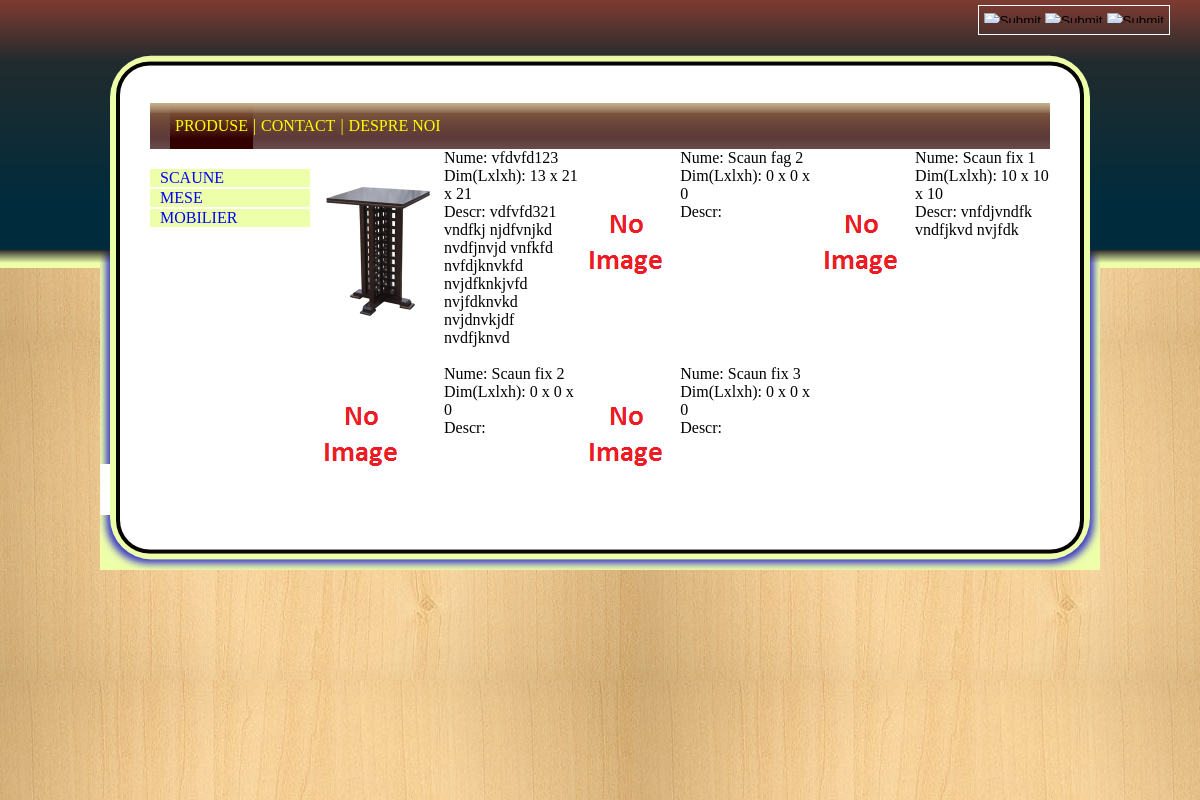
The page / on the database its author committed.
### tables this page shows
CREATE TABLE IF NOT EXISTS `languages` (
  `id` int(11) NOT NULL AUTO_INCREMENT,
  `language` varchar(20) NOT NULL,
  `active` int(11) NOT NULL,
  PRIMARY KEY (`id`)
);

CREATE TABLE IF NOT EXISTS `menus` (
  `id` int(11) NOT NULL AUTO_INCREMENT,
  `name` varchar(20) NOT NULL,
  `position` int(11) NOT NULL,
  `parent` int(11) DEFAULT NULL,
  `state` int(11) NOT NULL,
  PRIMARY KEY (`id`)
);

CREATE TABLE IF NOT EXISTS `products` (
  `id` int(11) NOT NULL AUTO_INCREMENT,
  `menu` int(11) NOT NULL,
  `name` varchar(100) NOT NULL,
  `length` varchar(50) DEFAULT NULL,
  `width` varchar(50) DEFAULT NULL,
  `height` varchar(50) DEFAULT NULL,
  `shortDescr` varchar(200) DEFAULT NULL,
  PRIMARY KEY (`id`)
);

### utils/db_connect.php (called while the page is built, shortened)
<?php
function executeSelect($query) {
	global $con;
	$result = array();
	$sql = mysqli_query($con, $query);
	while($res = mysqli_fetch_assoc($sql)) {
		array_push($result, $res);
	}
	return $result;
}
?>

### listProducts.php (the view, shortened to what this page needs)
<?php
function listProducts($menuId, $languageId) {
	$products = array();
	$products = addProducts($menuId, $languageId, $products);
	if (count($products) > 0) {
?>
<table>
	<tr>
<?php
		$contor = 0;
		foreach ($products as $product) {
			$producLangs = executeSelect("SELECT * FROM product_langs WHERE product = " . $product['id'] . " AND language = $languageId");
			if (isset($producLangs['0'])) {
				$product['name'] = $producLangs['0']['name'];
				$product['shortDescr'] = $producLangs['0']['shortDescr'];
			}
			$filename = "images/".$product['id']. "_150_150.jpg";
			if (!file_exists($filename)) {
				$filename = "images/blank.jpg";
			}
?>
		<td ><img src="<?php echo $filename; ?>" onclick="javascript:submitProductForm('<?php echo $product['id'];?>')"> </td>
		<td style="vertical-align:top; width: 300px">
			Nume: <?php echo $product['name'];?><br/>
			Dim(Lxlxh): <?php echo $product['length'] . ' x ' . $product['width'] . ' x ' . $product['height'];?><br/>
			Descr: <?php echo $product['shortDescr'];?></td>
<?php
			$contor++;
			if ($contor % 3 == 0) {
?>
	</tr>
	<tr>
		<td>&nbsp;
		</td>
	</tr>
	<tr>
<?php
			}
		}
?>
	</tr>
</table>
<?php
	}
}
function addProducts($menuId, $languageId, $array) {
	$childMenus = executeSelect("SELECT * FROM menus WHERE parent = $menuId AND state > 0 ORDER BY position, id");
	$products = executeSelect("SELECT * FROM products WHERE menu = $menuId");
	if (count($products) > 0) {
		$index = count($array);
		foreach ($products as $product) {
			$producLangs = executeSelect("SELECT * FROM product_langs WHERE product = " . $product['id'] . " AND language = $languageId");
			if (isset($producLangs['0'])) {
				$product['name'] = $producLangs['0']['name'];
				$product['shortDescr'] = $producLangs['0']['shortDescr'];
			}
			$array["'" . $index . "'"] = $product;
			$index++;
		}
	} else {
		foreach ($childMenus as $childMenu) {
			$array = addProducts($childMenu['id'], $languageId, $array);
		}
	}
	return $array;
}
?>
<?php
if ($productId != null) {
	listProduct($productId, $languageId);
} else {
	listProducts($menuId, $languageId);
}
?>

### index.php (shortened to what this page needs)
<?php
require_once 'utils/db_connect.php';
?>
<!DOCTYPE HTML PUBLIC "-//W3C//DTD HTML 4.01 Transitional//EN"
	"http://www.w3.org/TR/html4/loose.dtd">
<html>
<head>
</head>
<body>
<?php
$menuId = 1;
$productId = null;
$languageId = 1;
?>
<div class="header">
	<?php
	require_once 'language.php';
	?>
<div class="main">
	<div class="spacer">&nbsp;</div>
	<div class="content">
		<table style="height:100%">
			<tr>
				<td style="background-image: url('images/slice/rect5205.png'); background-repeat: repeat-y; background-position: right; vertical-align: top;width: 50px; height: 100%">
					<input type="image" src="images/slice/rect5207.png" />
					<input type="image" src="images/slice/rect5207_new.png" />
				</td>
				<td rowspan="2" style="width: 900px">
					<table style="height: 100%;">
						<tr>
							<td style="width: 100%; background-image: url('images/slice/rect5209.png'); background-repeat: repeat-x;"><input type="image" src="images/slice/rect5209.png" />
							</td>
						</tr>
						<tr style="height: 100%; border: 1px solid blue; vertical-align: top">
							<td>
								<?php require_once 'main.php'; ?>
							</td>
						</tr>
						<tr>
							<td style="background-image: url('images/slice/rect5219.png'); background-repeat: repeat-x; width: 100%"><input type="image" src="images/slice/rect5219.png" /></td>
						</tr>
					</table>
				</td>
				<td style="background-image: url('images/slice/rect5205_inv.png'); background-repeat: repeat-y; background-position: right; vertical-align: top;width: 50px;">
					<input type="image" src="images/slice/rect5207_inv.png" />
					<input type="image" src="images/slice/rect5207_new_inv.png" />
				</td>
			</tr>
			<tr>
				<td style="background-image: url('images/slice/rect5213.png'); background-repeat: repeat-y; background-position: right; vertical-align: bottom;">
					<input type="image" src="images/slice/rect5217.png" />
				</td>
				<td style="background-image: url('images/slice/rect5205_inv.png'); background-repeat: repeat-y; background-position: right; vertical-align: bottom;">
					<input type="image" src="images/slice/rect5217_inv.png" />
				</td>
			</tr>
		</table>
	</div>
	<div class="spacer">&nbsp;</div>
	<div class="spacer">&nbsp;</div>
</div>
</div>
</body>
</html>

### language.php
<div style="float: right; margin-top: 5px; margin-right: 30px; border: 1px solid white; padding: 5px;">
<?php
$language_list = executeSelect("SELECT * FROM languages WHERE active = 1 ORDER BY id");
foreach ($language_list as $language) {
?>
	<input type="image" onclick="javascript:submitLanguageForm('<?php echo $language['id']; ?>')" src="images/languages/<?php echo $language['id']; ?>" style="height: 10px;"/>
<?php
}
?>
</div>

### main.php (shortened to what this page needs)
<?php
require_once 'utils/db_connect.php';
function getMenuTranslation($menuId, $languageId, $menu) {
	$menu_translation = executeSelect("SELECT * FROM menu_values WHERE menu = $menuId AND language = $languageId");
	return $menu;
}
?>
	<div class="menu">
		<table>
			<tr style="height: 46px; width: 700px; text-transform: uppercase; overflow: hidden;">
				<td style="background-image: url('images/slice/rect7524.png'); background-repeat: repeat-x;">
				</td>
	<?php
$menu_list = executeSelect("SELECT * FROM menus WHERE parent <= 0 and state > 0 ORDER BY position, id");
$menu_tree = executeSelect("SELECT * FROM menus WHERE id = $menuId");
$menuCount = count($menu_list);
$selectedMenu = $menu_tree[0]['id'];
$i = 0;
foreach ($menu_list as $menu) {
	$img = $menu['id'] == $selectedMenu ? 'images/slice/rect7522.png' : 'images/slice/rect7524.png';
?>
				<td style="background-image: url('<?php echo $img?>'); background-repeat: repeat-x; white-space: nowrap; padding: 0px 5px 0px 5px; cursor:pointer;"
				onclick="javascript:submitMenuForm('<?php echo $menu['id'];?>')">
					<div style="width: 100%;"><?php echo getMenuTranslation($menu['id'], $languageId, $menu['name']);?></div>
				</td>
<?php
	if ($i + 1 < $menuCount) {
?>
				<td style="background-image: url('images/slice/rect7524.png'); background-repeat: repeat-x; white-space: nowrap;">
					<div style="width: 100%;">|</div>
				</td>
<?php
	}
	$i++;
}
?>
				<td style="width:100%; background-image: url('images/slice/rect7524.png'); background-repeat: repeat-x;"></td>
			</tr>
		</table>
	</div>
<?php
require_once 'menu_content.php';
?>

### menu_content.php (shortened to what this page needs)
	<table style="width:100%">
		<tr>
			<td style="vertical-align: top; padding-top: 20px;">
<?php
$menu_child_list = executeSelect("SELECT * FROM menus WHERE parent = $menuId AND state > 0 ORDER BY position, id");
foreach ($menu_child_list as $menu) {
?>
	<div style="width: 150px; cursor: pointer; background-image: url('images/slice/rect5203.png'); color: blue; margin-right: 5px; margin-bottom: 2px; padding-left: 10px; text-transform: uppercase;"
		onclick="javascript:submitMenuForm('<?php echo $menu['id'];?>')"><?php echo  $menu['name']; ?> </div>
<?php
}
?>
			</td>
			<td>
<?php
require_once('listProducts.php');
?>
			</td>
		</tr>
	</table>

### css/main.css (style rules this page uses)
html,body { margin: 0px; padding: 0px; height: 100%; }
body { background-image: url('../001.jpg'); overflow: scroll; }
.header { background-image: url('../images/slice/rect5201.png'); background-repeat: repeat-x; width: 100%; height: 100%; }
.main { width: 1000px; margin: 0px auto; }
.spacer { height: 53px; }
.content { background-color: white; height: 100%; }
.menu { width: 100%; font-family: "Times New Roman"; color: yellow; }
.menu table { border: 0px none; padding: 0px; border-spacing: 0px; }
.content table { border: 0px none; padding: 0px; border-spacing: 0px; }
.content table td { border: 0px none; padding: 0px; }

### rows shown on the page
menus: shows a picture, name "PRODUSE"
menus: name "CONTACT"
menus: name "DESPRE NOI"
menus: name "SCAUNE"
menus: name "MESE"
menus: name "MOBILIER"
products: name "Scaun fag 2", length "0", width "0", height "0"
products: name "Scaun fix 1", length "10", width "10", height "10", shortDescr "vnfdjvndfk vndfjkvd nvjfdk"
products: name "Scaun fix 2", length "0", width "0", height "0"
products: name "Scaun fix 3", length "0", width "0", height "0"

### other values the page prints
$product['name'] "vfdvfd123"
$product['length'] "13"
$product['width'] "21"
$product['height'] "21"
$product['shortDescr'] "vdfvfd321 vndfkj njdfvnjkd nvdfjnvjd vnfkfd nvfdjknvkfd nvjdfknkjvfd nvjfdknvkd nvjdnvkjdf nvdfjknvd"
